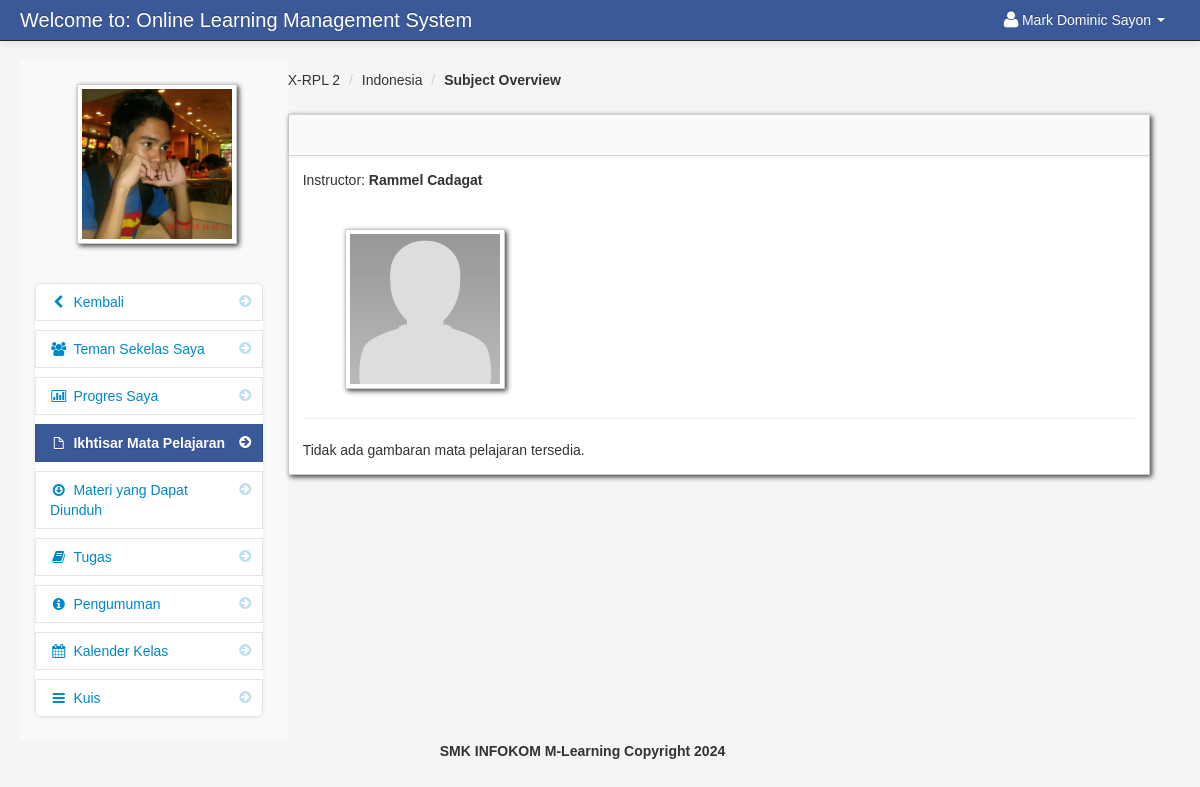
The page /subject_overview_student.php?id=175 (signed in) on the database its author committed.
### tables this page shows
CREATE TABLE `student` (
  `student_id` int(11) NOT NULL,
  `firstname` varchar(100) NOT NULL,
  `lastname` varchar(100) NOT NULL,
  `class_id` int(11) NOT NULL,
  `username` varchar(100) NOT NULL,
  `password` varchar(100) NOT NULL,
  `location` varchar(100) NOT NULL,
  `status` varchar(100) NOT NULL
);

CREATE TABLE `teacher_class` (
  `teacher_class_id` int(11) NOT NULL,
  `teacher_id` int(11) NOT NULL,
  `class_id` int(11) NOT NULL,
  `subject_id` int(11) NOT NULL,
  `thumbnails` varchar(100) NOT NULL,
  `school_year` varchar(100) NOT NULL
);

CREATE TABLE `class` (
  `class_id` int(11) NOT NULL,
  `class_name` varchar(100) NOT NULL
);

CREATE TABLE `subject` (
  `subject_id` int(11) NOT NULL,
  `subject_code` varchar(100) NOT NULL,
  `subject_title` varchar(100) NOT NULL,
  `category` varchar(100) NOT NULL,
  `description` longtext NOT NULL,
  `unit` int(11) NOT NULL,
  `Pre_req` varchar(100) NOT NULL,
  `semester` varchar(100) NOT NULL
);

CREATE TABLE `teacher` (
  `teacher_id` int(11) NOT NULL,
  `username` varchar(100) NOT NULL,
  `password` varchar(200) NOT NULL,
  `firstname` varchar(100) NOT NULL,
  `lastname` varchar(100) NOT NULL,
  `department_id` int(11) NOT NULL,
  `location` varchar(200) NOT NULL,
  `about` varchar(500) NOT NULL,
  `teacher_status` varchar(20) NOT NULL,
  `teacher_stat` varchar(100) NOT NULL
);

### session.php (called while the page is built, shortened)
<?php
$session_id=$_SESSION['id'];
?>

### subject_overview_student.php (the view, shortened to what this page needs)
<?php include('header_dashboard.php'); ?>
<?php include('session.php'); ?>
<body>
    <?php include('navbar_student.php'); ?>
    <div class="container-fluid">
        <div class="row-fluid">
            <?php include('class_link.php'); ?>
            <div class="span9" id="content">
                <div class="row-fluid">
                    <?php
                    $class_query = mysqli_query($conn, "
                        SELECT * FROM teacher_class
                        LEFT JOIN class ON class.class_id = teacher_class.class_id
                        LEFT JOIN subject ON subject.subject_id = teacher_class.subject_id
                        WHERE teacher_class_id = '$get_id'
                    ") or die(mysqli_error($conn));
                    $class_row = mysqli_fetch_array($class_query);
                    ?>
                    <ul class="breadcrumb">
                        <li><a href="#"><?php echo $class_row['class_name']; ?></a> <span class="divider">/</span></li>
                        <li><a href="#"><?php echo $class_row['subject_code']; ?></a> <span class="divider">/</span></li>
                        <li><a href="#"><b>Subject Overview</b></a></li>
                    </ul>
                    <div id="block_bg" class="block">
                        <div class="navbar navbar-inner block-header">
                        </div>
                        <div class="block-content collapse in">
                            <div class="span12">
                                <?php
                                $query = mysqli_query($conn, "
                                    SELECT * FROM teacher_class
                                    LEFT JOIN class ON class.class_id = teacher_class.class_id
                                    LEFT JOIN subject ON subject.subject_id = teacher_class.subject_id
                                    LEFT JOIN teacher ON teacher.teacher_id = teacher_class.teacher_id
                                    WHERE teacher_class_id = '$get_id'
                                ") or die(mysqli_error($conn));
                                $row = mysqli_fetch_array($query);
                                ?>
                                <p>Instructor: <strong><?php echo $row['firstname']; ?> <?php echo $row['lastname']; ?></strong></p>
                                <br>
                                <img id="avatar" class="img-polaroid" src="admin/<?php echo $row['location']; ?>" width="100">
                                <hr>
                                <?php
                                $query_subject = mysqli_query($conn, "
                                    SELECT * FROM teacher_class
                                    LEFT JOIN class_subject_overview ON class_subject_overview.teacher_class_id = teacher_class.teacher_class_id
                                    WHERE class_subject_overview.teacher_class_id = '$get_id'
                                ") or die(mysqli_error($conn));
                                $row_subject = mysqli_fetch_array($query_subject);
                                ?>
                                <?php
                                if ($row_subject && isset($row_subject['content'])) {
                                    echo $row_subject['content'];
                                } else {
                                    echo "Tidak ada gambaran mata pelajaran tersedia.";
                                }
                                ?>
                            </div>
                        </div>
                    </div>
                </div>
            </div>
        </div>
    </div>
    <?php include('footer.php'); ?>
    <?php include('script.php'); ?>
</body>
</html>

### navbar_student.php (shortened to what this page needs)
<div class="navbar navbar-fixed-top navbar-inverse">
        <div class="navbar-inner">
            <div class="container-fluid">
                <a class="brand" href="#">Welcome to: Online Learning Management System</a>
					<div class="nav-collapse collapse">
						<ul class="nav pull-right">
							<?php $query= mysqli_query($conn,"select * from student where student_id = '$session_id'")or die(mysqli_error());
									$row = mysqli_fetch_array($query);
							?>
							<li class="dropdown">
								<a href="#" role="button" class="dropdown-toggle" data-toggle="dropdown"> <i class="icon-user icon-large"></i><?php echo $row['firstname']." ".$row['lastname'];  ?> <i class="caret"></i></a>
							</li>
						</ul>
					</div>
            </div>
        </div>
</div>

### class_link.php (shortened to what this page needs)
<!DOCTYPE html>
<html lang="en">
<head>
</head>
<body>
    <?php
    $currentPage = basename($_SERVER['PHP_SELF']);
    $get_id = isset($_GET['id']) ? $_GET['id'] : '';
    ?>
    <div class="span3" id="sidebar">
        <div id="img-container">
            <img id="avatar" src="admin/<?php echo htmlspecialchars($row['location'], ENT_QUOTES, 'UTF-8'); ?>" class="img-polaroid">
        </div>
        <ul class="nav nav-list bs-docs-sidenav nav-collapse collapse" id="menu-list">
            <li class="<?php echo $currentPage === 'dashboard_student.php' ? 'active' : ''; ?>">
                <a href="dashboard_student.php">
                    <i class="icon-chevron-right"></i><i class="icon-chevron-left"></i>&nbsp;Kembali
                </a>
            </li>
            <li class="<?php echo $currentPage === 'my_classmates.php' ? 'active' : ''; ?>">
                <a href="my_classmates.php<?php echo '?id=' . urlencode($get_id); ?>">
                    <i class="icon-chevron-right"></i><i class="icon-group"></i>&nbsp;Teman Sekelas Saya
                </a>
            </li>
            <li class="<?php echo $currentPage === 'progress.php' ? 'active' : ''; ?>">
                <a href="progress.php<?php echo '?id=' . urlencode($get_id); ?>">
                    <i class="icon-chevron-right"></i><i class="icon-bar-chart"></i>&nbsp;Progres Saya
                </a>
            </li>
            <li class="<?php echo $currentPage === 'subject_overview_student.php' ? 'active' : ''; ?>">
                <a href="subject_overview_student.php<?php echo '?id=' . urlencode($get_id); ?>">
                    <i class="icon-chevron-right"></i><i class="icon-file"></i>&nbsp;Ikhtisar Mata Pelajaran
                </a>
            </li>
            <li class="<?php echo $currentPage === 'downloadable_student.php' ? 'active' : ''; ?>">
                <a href="downloadable_student.php<?php echo '?id=' . urlencode($get_id); ?>">
                    <i class="icon-chevron-right"></i><i class="icon-download"></i>&nbsp;Materi yang Dapat Diunduh
                </a>
            </li>
            <li class="<?php echo $currentPage === 'assignment_student.php' ? 'active' : ''; ?>">
                <a href="assignment_student.php<?php echo '?id=' . urlencode($get_id); ?>">
                    <i class="icon-chevron-right"></i><i class="icon-book"></i>&nbsp;Tugas
                </a>
            </li>
            <li class="<?php echo $currentPage === 'announcements_student.php' ? 'active' : ''; ?>">
                <a href="announcements_student.php<?php echo '?id=' . urlencode($get_id); ?>">
                    <i class="icon-chevron-right"></i><i class="icon-info-sign"></i>&nbsp;Pengumuman
                </a>
            </li>
            <li class="<?php echo $currentPage === 'class_calendar_student.php' ? 'active' : ''; ?>">
                <a href="class_calendar_student.php<?php echo '?id=' . urlencode($get_id); ?>">
                    <i class="icon-chevron-right"></i><i class="icon-calendar"></i>&nbsp;Kalender Kelas
                </a>
            </li>
            <li class="<?php echo $currentPage === 'student_quiz_list.php' ? 'active' : ''; ?>">
                <a href="student_quiz_list.php<?php echo '?id=' . urlencode($get_id); ?>">
                    <i class="icon-chevron-right"></i><i class="icon-reorder"></i>&nbsp;Kuis
                </a>
            </li>
        </ul>
    </div>
</body>
</html>

### admin/assets/styles.css (style rules this page uses)
body { padding-top: 60px; padding-bottom: 40px; background-color: #f5f5f5; }
#content { margin-left:0px; }
.breadcrumb { margin: 0 0 0px; padding: 10px 0px; background-color: transparent; }
.block { background: url("../images/pixel-60fff.png") repeat scroll 0 0 rgba(0, 0, 0, 0) !important; border: 1px solid #ccc; background: white; margin: 1em 0em; border-top: none; -webkit-box-shadow: 2px 2px 5px rgba(0, 0, 6, 0.75); -moz-box-shadow: 2px 2px 5px rgba(0, 0, 6, 0.75); box-shadow: 2px 2px 5px rgba(0, 0, 6, 0.75); }
.block-content { margin: 1em; min-height: .25em; }
.block-header { margin-bottom: 0px; border-right: none; border-left: none; -webkit-border-radius: 0px; -moz-border-radius: 0px; border-radius: 0px; }
.bs-docs-sidenav { max-width: 228px; margin: 30px 0 0; padding: 0; background-color: #fff; -webkit-border-radius: 6px; -moz-border-radius: 6px; border-radius: 6px; -webkit-box-shadow: 0 1px 4px rgba(0,0,0,.065); -moz-box-shadow: 0 1px 4px rgba(0,0,0,.065); box-shadow: 0 1px 4px rgba(0,0,0,.065); }
.bs-docs-sidenav > li > a { display: block; width: 190px \9; margin: 0 0 -1px; padding: 8px 14px; border: 1px solid #e5e5e5; }
.bs-docs-sidenav > li:first-child > a { -webkit-border-radius: 6px 6px 0 0; -moz-border-radius: 6px 6px 0 0; border-radius: 6px 6px 0 0; }
.bs-docs-sidenav > li:last-child > a { -webkit-border-radius: 0 0 6px 6px; -moz-border-radius: 0 0 6px 6px; border-radius: 0 0 6px 6px; }
.bs-docs-sidenav > .active > a { position: relative; z-index: 2; padding: 9px 15px; border: 0; text-shadow: 0 1px 0 rgba(0,0,0,.15); -webkit-box-shadow: inset 1px 0 0 rgba(0,0,0,.1), inset -1px 0 0 rgba(0,0,0,.1); -moz-box-shadow: inset 1px 0 0 rgba(0,0,0,.1), inset -1px 0 0 rgba(0,0,0,.1); box-shadow: inset 1px 0 0 rgba(0,0,0,.1), inset -1px 0 0 rgba(0,0,0,.1); }
.bs-docs-sidenav .icon-chevron-right { float: right; margin-top: 2px; margin-right: -6px; opacity: .25; }
.bs-docs-sidenav .active .icon-chevron-right, .bs-docs-sidenav .active a:hover .icon-chevron-right { opacity: 1; }

### class_link.php (style rules this page uses)
.span3 { width: 300px; padding: 15px; background-color: #f8f9fa; transition: all 0.3s ease-in-out; }
#avatar { width: 150px; height: 150px; transition: transform 0.3s ease-in-out; }
.nav-list { list-style-type: none; padding: 0; }
.nav-list li { margin-bottom: 10px; transition: all 0.3s ease-in-out; }
.nav-list li.active a { font-weight: bold; }
.nav-collapse, .collapse { filter: none !important; backdrop-filter: none !important; opacity: 1 !important; transform: none !important; }

### rows shown on the page
student: firstname "Mark Dominic", lastname "Sayon", location (picture)
teacher_class: class.class_name "X-RPL 2", subject.subject_code "Indonesia", teacher.firstname "Rammel", teacher.lastname "Cadagat", teacher.location (placeholder picture)
